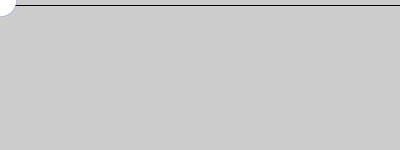
Frame 1 (no input)
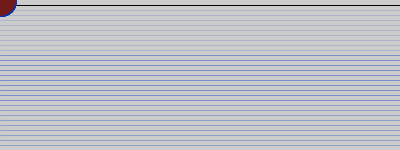
Frame 60 (the mouse pressed at the canvas centre just before this capture)
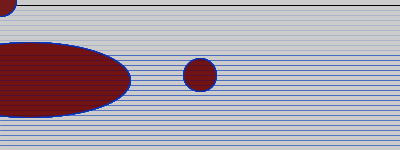
Frame 120 (the mouse held since frame 60 and released just before this capture)

The Processing sketch that drew these frames (run headless with seeded random() and noise(); from frame 60 on, the mouse is pressed at the canvas centre):

// Processing sketch: Eroketixak13
// ── Eroketixak13.pde
/*
* Dibuja un circulo y una linea continua
* el circulo se crea mientras se mueve el cursor 
* sobre la superficie creada
* Circle+Line
*/

float y = 0.0;

void setup(){
  size(400, 150);
}
void draw(){
  y = y + 5;
  if (y > 150){
    y = y-100;
  }
  line(0, y , 400, y);
  stroke(0,50,190,40);
  ellipse(mouseY*0.4, mouseX*0.4, mouseX, mouseY);
  ellipse(mouseX, mouseY, 33, 33);
  fill(90,0, 0, 10);
  ellipse(height-mouseX, width-mouseY, mouseX, mouseY);
  println(frameCount);
  println(mouseX + " : " + mouseY);
  frameRate(3);
}
